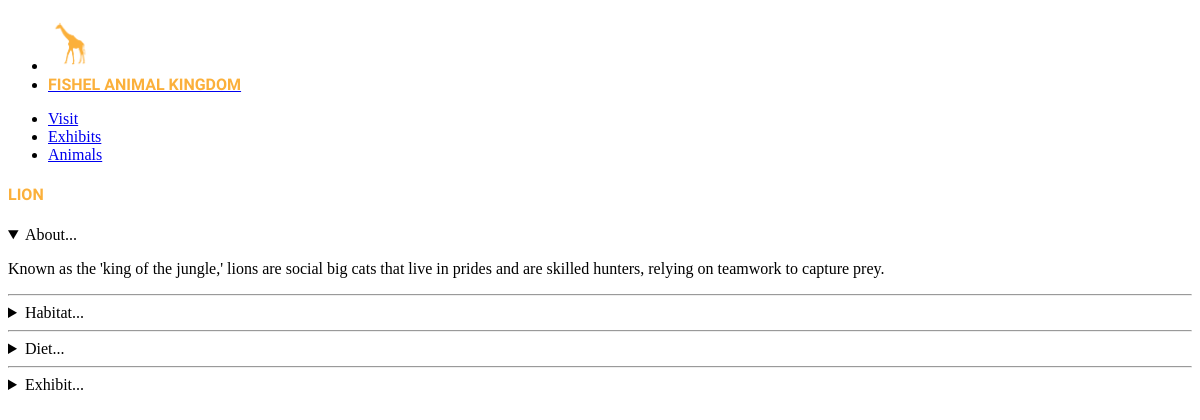
The page /animals/2 on the database its author committed.
### tables this page shows
CREATE TABLE animals(
    id INTEGER PRIMARY KEY,
    species TEXT NOT NULL,
    diet TEXT,
    habitat TEXT,
    description TEXT,
    population INTEGER,
    exhibit TEXT NOT NULL
);

### app.py (the view)
@app.route("/animals/<exhibit>")
def animals(exhibit):
    animals_list = q.get_animals_by_exhibit(exhibit)
    return render_template("animals.html", animals=animals_list)

### app.py (called while the page is built)
@app.route("/animals/<int:animal_id>")
def animal_details(animal_id):
    animal_details = q.get_animal_details(animal_id)
    if animal_details:
        return render_template("animal_details.html", animal=animal_details)
    else:
        abort(404)

### queries.py (called while the page is built)
def get_animal_details(id):
    sql = "SELECT * FROM animals WHERE id = ?"
    results = db.execute(sql, id)
    if len(results) != 1:
        return None
    else:
        return results[0] # return just the dictionary

### templates/animal_details.html (shortened to what this page needs)
{% extends "base.html" %}
{% block content %}
<article data-theme="dark">
    <h4 class="zoofont">{{ animal.species }}</h4>
    <details name="description" open>
        <summary>About...</summary>
        <p>{{ animal.description }}</p>
    </details>
    <hr />
    <details name="description" open>
        <summary>Habitat...</summary>
    </details>
    <hr />
    <details name="description" open>
        <summary>Diet...</summary>
    </details>
    <hr />
    <details name="description" open>
        <summary>Exhibit...</summary>
    </details>
</article>
{% endblock %}

### static/style.css (style rules this page uses)
:root { --main-clr:#fbb03b; }
.zoofont { font-family: "Big Shoulders", sans-serif; font-optical-sizing: auto; font-weight: 900; font-style: normal; text-transform: uppercase; color: var(--main-clr); }

### rows shown on the page
animals: species "LION", description "Known as the 'king of the jungle,' lions are social big cats that live in prides and are skilled hunters, relying on teamwork to capture prey."
